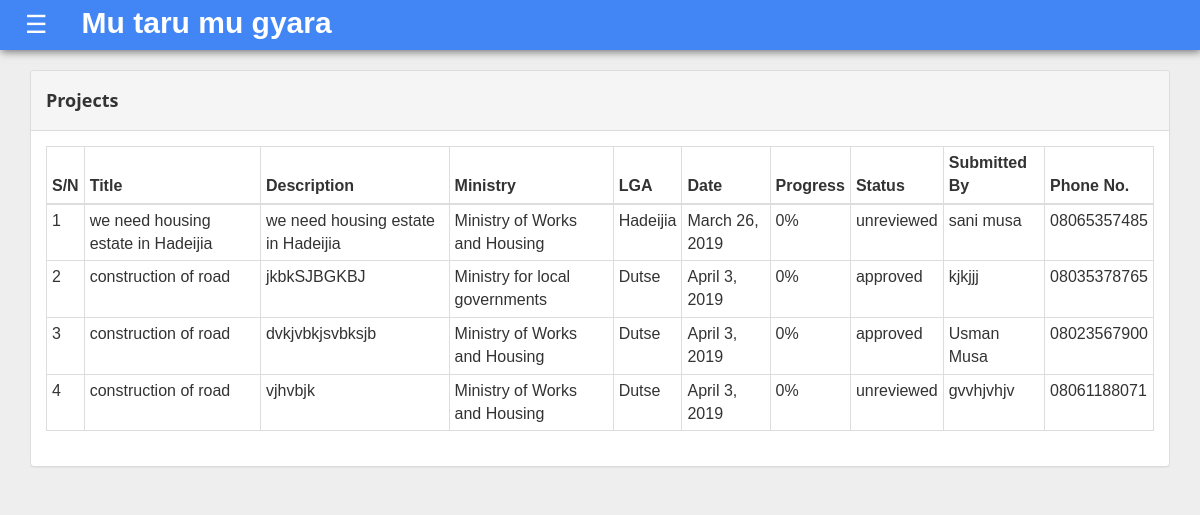
Before: /pmp-projects (signed in) with the older database file.
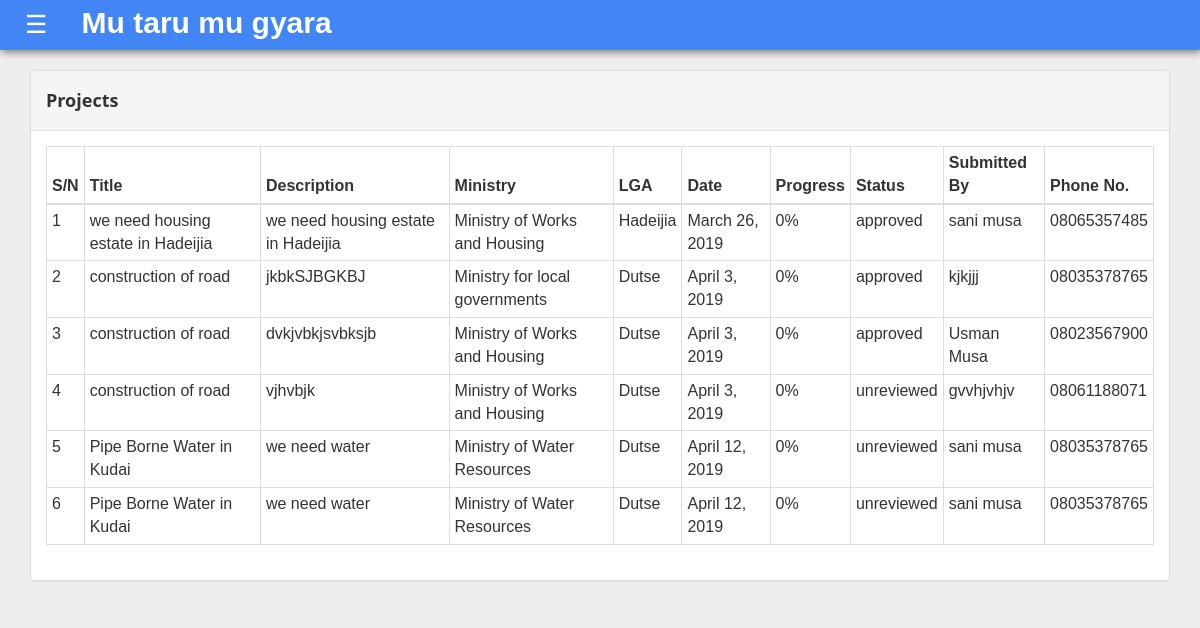
After: the same page with the newer database file.
### project/models.py (models this page shows, shortened)
class Project(models.Model):
    title = models.CharField(max_length = 250)
    description = models.TextField()
    lga = models.ForeignKey(Lga, on_delete=models.CASCADE, related_name='projects')
    ministry = models.ForeignKey(Ministry, on_delete=models.CASCADE, related_name='projects')
    date = models.DateField(default=timezone.now)
    unreviewed = 'unreviewed'
    approved = 'approved'
    disapproved = 'disapproved'
    STATUS_CHOICES = (
        (unreviewed,'unreviewed'),
        (approved,'approved'),
        (disapproved,'disapproved')
    )
    PROGRESS_CHOICES = (
        ('0', '0%'),
        ('10', '10%'),
        ('20', '20%'),
        ('50', '50%'),
        ('75', '75%'),
        ('100', '100%'),
    )
    status = models.CharField(max_length = 15, choices = STATUS_CHOICES, default = unreviewed)
    progress = models.CharField(max_length = 2, choices= PROGRESS_CHOICES, blank=True, default = 0)
    submitted_by = models.CharField(max_length = 100, verbose_name = 'Full Name', blank=True, null=True)
    phone = models.CharField(max_length = 15, verbose_name = 'Phone Number', blank=True, null=True)
    budget_year = models.ForeignKey(Year, on_delete=models.CASCADE, blank=True, null=True, related_name='projects')
    class Meta:
        verbose_name = 'Project'
        verbose_name_plural = 'All Projects'

### mda/models.py (models this page shows, shortened)
class Ministry(models.Model):
    name = models.CharField(max_length=200)
    def __str__(self):
        return self.name

### lga/models.py (models this page shows, shortened)
class Lga(models.Model):
    name = models.CharField(max_length = 200)
    def __str__(self):
        return self.name

### project/views.py (the view)
# urls.py: path('pmp-projects', views.PmpProjects.as_view(), name='pmp_projects'),
class PmpProjects(LoginRequiredMixin, ListView):
    model = Project
    template_name = 'project/pmp_projects.html'

### project/templates/project/pmp_projects.html
{% extends "base.html" %}
{% block content %}
<div class="col-sm-12 col-md-12">
    <div class="panel panel-default">
    <div class="panel-heading">
            <h5><strong>Projects</strong></h5>
            </div>
                    <div class="panel-body">
<div class="table-responsive">
                <table class="table table-bordered table-condensed" id="table_id">
                    <thead>
                        <tr><th>S/N</th>
                            <th>Title</th>
                            <th>Description</th>
                            <th>Ministry</th>
                            <th>LGA</th>
                            <th>Date</th>
                            <th>Progress</th>
                            <th>Status</th>
                            <th>Submitted By</th>
                            <th>Phone No.</th>
                        </tr>
                    </thead>
                    <tbody>
                        {% for project in object_list %}
                        <tr>
                        <td>{{forloop.counter}}</td>
                            <td><a href="{% url 'project:project_detail' project.id %}">{{project.title}}</a></td>
                            <td>{{project.description|truncatewords:"8"}}</td>
                            <td>{{project.ministry}}</td>
                            <td>{{project.lga}}</td>
                            <td>{{project.date}}</td>
                            <td>{{project.progress}}%</td>
                            <td>{{project.status}}</td>
                            <td>{{project.submitted_by}}</td>
                            <td>{{project.phone}}</td>
                            {% endfor %}
                        </tr>
                    </tbody>
                </table>
        </div>
</div>{% endblock %}

Changed rows visible on the page:
changed Project "we need housing estate in Hadeijia": status "unreviewed" → "approved"
added Project: title "Pipe Borne Water in Kudai", description "we need water", ministry "Ministry of Water Resources", lga "Dutse", date "April 12, 2019", progress "0", status "unreviewed", submitted_by "sani musa", phone "08035378765"
added Project: title "Pipe Borne Water in Kudai", description "we need water", ministry "Ministry of Water Resources", lga "Dutse", date "April 12, 2019", progress "0", status "unreviewed", submitted_by "sani musa", phone "08035378765"
